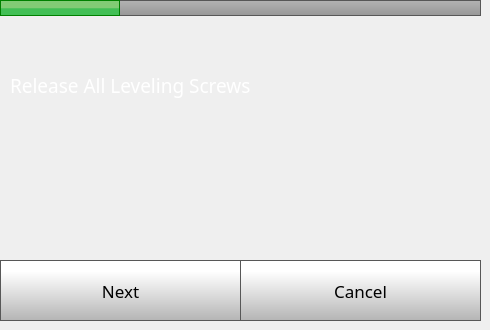
    <widget class="QWidget" name="step2Page">
     <widget class="QLabel" name="caliberateLabel_7">
      <property name="geometry">
       <rect>
        <x>10</x>
        <y>20</y>
        <width>471</width>
        <height>131</height>
       </rect>
      </property>
      <property name="font">
       <font>
        <family>Gotham</family>
        <pointsize>14</pointsize>
        <weight>50</weight>
        <bold>false</bold>
       </font>
      </property>
      <property name="styleSheet">
       <string notr="true">color: rgb(255, 255, 255);</string>
      </property>
      <property name="text">
       <string>Release All Leveling Screws</string>
      </property>
      <property name="wordWrap">
       <bool>true</bool>
      </property>
     </widget>
     <widget class="QPushButton" name="step2NextButton">
      <property name="geometry">
       <rect>
        <x>0</x>
        <y>260</y>
        <width>241</width>
        <height>61</height>
       </rect>
      </property>
      <property name="font">
       <font>
        <family>Gotham</family>
        <pointsize>13</pointsize>
       </font>
      </property>
      <property name="styleSheet">
       <string notr="true">QPushButton {
     border: 1px solid rgb(87, 87, 87);
	background-color: qlineargradient(spread:pad, x1:0, y1:1, x2:0, y2:0.188, stop:0 rgba(180, 180, 180, 255), stop:1 rgba(255, 255, 255, 255));


}

QPushButton:pressed {
    background-color: qlineargradient(x1: 0, y1: 0, x2: 0, y2: 1,
                                      stop: 0 #dadbde, stop: 1 #f6f7fa);
}

QPushButton:flat {
    border: none; /* no border for a flat push button */
}

QPushButton:default {
    border-color: navy; /* make the default button prominent */
}

QPushButton:focus {
	outline: none;
}</string>
      </property>
      <property name="text">
       <string>Next</string>
      </property>
      <property name="iconSize">
       <size>
        <width>40</width>
        <height>40</height>
       </size>
      </property>
     </widget>
     <widget class="QPushButton" name="step2CancelButton">
      <property name="geometry">
       <rect>
        <x>240</x>
        <y>260</y>
        <width>241</width>
        <height>61</height>
       </rect>
      </property>
      <property name="font">
       <font>
        <family>Gotham</family>
        <pointsize>13</pointsize>
       </font>
      </property>
      <property name="styleSheet">
       <string notr="true">QPushButton {
     border: 1px solid rgb(87, 87, 87);
	background-color: qlineargradient(spread:pad, x1:0, y1:1, x2:0, y2:0.188, stop:0 rgba(180, 180, 180, 255), stop:1 rgba(255, 255, 255, 255));


}

QPushButton:pressed {
    background-color: qlineargradient(x1: 0, y1: 0, x2: 0, y2: 1,
                                      stop: 0 #dadbde, stop: 1 #f6f7fa);
}

QPushButton:flat {
    border: none; /* no border for a flat push button */
}

QPushButton:default {
    border-color: navy; /* make the default button prominent */
}

QPushButton:focus {
	outline: none;
}</string>
      </property>
      <property name="text">
       <string>Cancel</string>
      </property>
      <property name="iconSize">
       <size>
        <width>40</width>
        <height>40</height>
       </size>
      </property>
     </widget>
     <widget class="QLabel" name="caliberateLabel_21">
      <property name="geometry">
       <rect>
        <x>0</x>
        <y>0</y>
        <width>481</width>
        <height>16</height>
       </rect>
      </property>
      <property name="font">
       <font>
        <family>Gotham</family>
        <pointsize>14</pointsize>
        <weight>50</weight>
        <bold>false</bold>
       </font>
      </property>
      <property name="styleSheet">
       <string notr="true">    border: 1px solid rgb(87, 87, 87);
 /*  border-bottom-left-radius: 10px;
 border-bottom-right-radius: 10px;*/
	background-color: qlineargradient(spread:pad, x1:0, y1:1, x2:0, y2:0, stop:0 rgba(150, 150, 150, 255), stop:1 rgba(180, 180, 180, 255));</string>
      </property>
      <property name="text">
       <string/>
      </property>
     </widget>
     <widget class="QLabel" name="caliberateLabel_8">
      <property name="geometry">
       <rect>
        <x>0</x>
        <y>0</y>
        <width>120</width>
        <height>16</height>
       </rect>
      </property>
      <property name="font">
       <font>
        <family>Gotham</family>
        <pointsize>14</pointsize>
        <weight>50</weight>
        <bold>false</bold>
       </font>
      </property>
      <property name="styleSheet">
       <string notr="true">	background-color: qlineargradient(spread:pad, x1:0, y1:0.523, x2:0, y2:0.534, stop:0 rgba(130, 203, 117, 255), stop:1 rgba(66, 191, 85, 255));
border: 1px solid green;</string>
      </property>
      <property name="text">
       <string/>
      </property>
     </widget>
     <zorder>caliberateLabel_21</zorder>
     <zorder>caliberateLabel_7</zorder>
     <zorder>step2NextButton</zorder>
     <zorder>step2CancelButton</zorder>
     <zorder>caliberateLabel_8</zorder>
    </widget>
